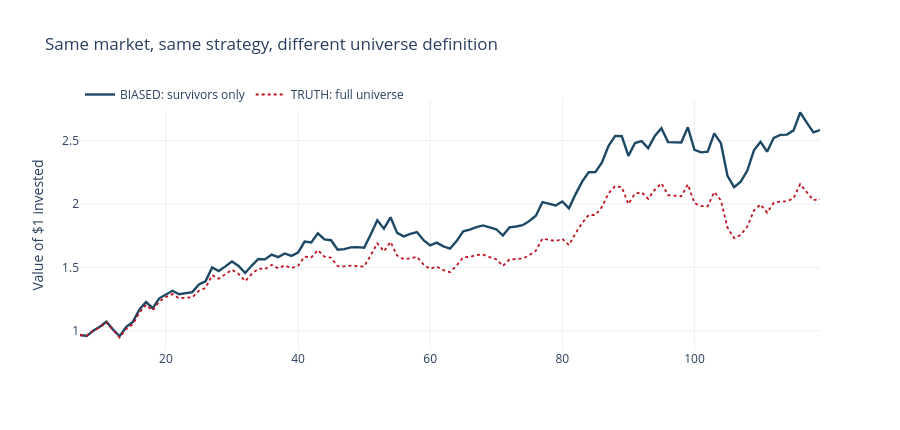

Source (notebook cell):
### Code cell
plot_equity({"BIASED: survivors only":  bt_survivor["benchmark"],
             "TRUTH: full universe":    bt_truth["benchmark"]},
            "Same market, same strategy, different universe definition").show()

gap = (performance(bt_survivor["benchmark"])["CAGR"]
       - performance(bt_truth["benchmark"])["CAGR"])
print(f"Phantom return created purely by deleting the failures: {gap:+.2%} per year")
